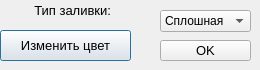
<?xml version="1.0" encoding="UTF-8"?>
<ui version="4.0">
 <class>BrushDialog</class>
 <widget class="QDialog" name="BrushDialog">
  <property name="geometry">
   <rect>
    <x>0</x>
    <y>0</y>
    <width>260</width>
    <height>70</height>
   </rect>
  </property>
  <property name="minimumSize">
   <size>
    <width>260</width>
    <height>70</height>
   </size>
  </property>
  <property name="maximumSize">
   <size>
    <width>260</width>
    <height>70</height>
   </size>
  </property>
  <property name="windowTitle">
   <string>Dialog</string>
  </property>
  <widget class="QPushButton" name="pushButton_color">
   <property name="geometry">
    <rect>
     <x>0</x>
     <y>30</y>
     <width>131</width>
     <height>31</height>
    </rect>
   </property>
   <property name="font">
    <font>
     <pointsize>10</pointsize>
    </font>
   </property>
   <property name="text">
    <string>Изменить цвет</string>
   </property>
  </widget>
  <widget class="QPushButton" name="pushButton_ok">
   <property name="geometry">
    <rect>
     <x>160</x>
     <y>40</y>
     <width>91</width>
     <height>21</height>
    </rect>
   </property>
   <property name="font">
    <font>
     <pointsize>10</pointsize>
    </font>
   </property>
   <property name="text">
    <string>OK</string>
   </property>
  </widget>
  <widget class="QComboBox" name="comboBox_style">
   <property name="geometry">
    <rect>
     <x>160</x>
     <y>10</y>
     <width>91</width>
     <height>22</height>
    </rect>
   </property>
   <property name="minimumSize">
    <size>
     <width>91</width>
     <height>22</height>
    </size>
   </property>
   <property name="maximumSize">
    <size>
     <width>91</width>
     <height>22</height>
    </size>
   </property>
   <property name="currentIndex">
    <number>1</number>
   </property>
   <item>
    <property name="text">
     <string>Без заливки</string>
    </property>
   </item>
   <item>
    <property name="text">
     <string>Сплошная</string>
    </property>
   </item>
   <item>
    <property name="text">
     <string>Горизонтальная</string>
    </property>
   </item>
   <item>
    <property name="text">
     <string>Вертикальная</string>
    </property>
   </item>
   <item>
    <property name="text">
     <string>Перекрёстная</string>
    </property>
   </item>
  </widget>
  <widget class="QLabel" name="label_style">
   <property name="geometry">
    <rect>
     <x>0</x>
     <y>0</y>
     <width>111</width>
     <height>21</height>
    </rect>
   </property>
   <property name="font">
    <font>
     <pointsize>10</pointsize>
    </font>
   </property>
   <property name="text">
    <string>&lt;html&gt;&lt;head/&gt;&lt;body&gt;&lt;p&gt;Тип заливки:&lt;/p&gt;&lt;/body&gt;&lt;/html&gt;</string>
   </property>
   <property name="alignment">
    <set>Qt::AlignRight|Qt::AlignTrailing|Qt::AlignVCenter</set>
   </property>
  </widget>
 </widget>
 <resources/>
 <connections/>
</ui>
